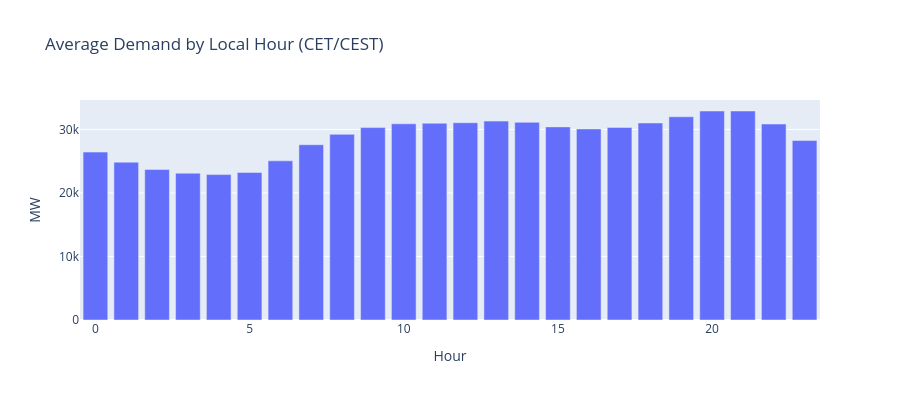

Here is the notebook cell this chart was saved with:
### Markdown cell above
## 4. Daily Profile by Hour

### Code cell
hourly_avg = df.groupby("local_hour")[["actual_demand_mw"]].mean()

fig = px.bar(hourly_avg, y="actual_demand_mw",
             title="Average Demand by Local Hour (CET/CEST)",
             labels={"actual_demand_mw": "MW", "local_hour": "Hour"})
fig.update_layout(height=400)
fig.show()

### Figure 1 — Plotly figure (JSON) as saved in the notebook; plotly's stock layout.template omitted (floating-point values rounded to 4 significant figures)
{"data": [{"hovertemplate": "Hour=%{x}<br>MW=%{y}<extra></extra>", "legendgroup": "", "marker": {"color": "#636efa", "pattern": {"shape": ""}}, "name": "", "orientation": "v", "showlegend": false, "textposition": "auto", "type": "bar", "x": [0, 1, 2, 3, 4, 5, 6, 7, 8, 9, 10, 11, 12, 13, 14, 15, 16, 17, 18, 19, 20, 21, 22, 23], "xaxis": "x", "y": [26430.0, 24840.0, 23700.0, 23110.0, 22890.0, 23230.0, 25050.0, 27590.0, 29230.0, 30290.0, 30890.0, 30980.0, 31050.0, 31310.0, 31110.0, 30400.0, 30080.0, 30320.0, 31020.0, 31990.0, 32900.0, 32900.0, 30850.0, 28250.0], "yaxis": "y"}], "layout": {"barmode": "relative", "height": 400, "legend": {"tracegroupgap": 0}, "title": {"text": "Average Demand by Local Hour (CET/CEST)"}, "xaxis": {"anchor": "y", "domain": [0, 1], "title": {"text": "Hour"}}, "yaxis": {"anchor": "x", "domain": [0, 1], "title": {"text": "MW"}}}}
